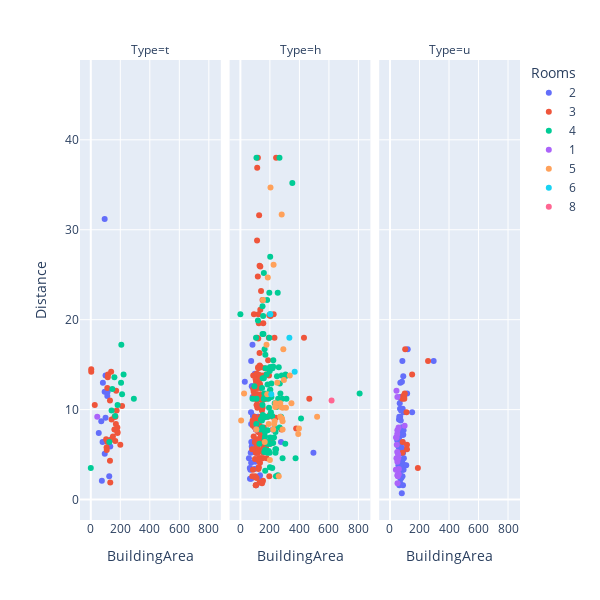

Notebook code for this chart:
### Markdown cell above
## Visualization 22: Scatter Plots with BuildingArea and Distance with color = rooms

### Code cell
fig = px.scatter(melb, x="BuildingArea",width =600,height = 600,
                  y="Distance", color="Rooms", facet_col="Type", )
fig.show()

### Figure 1 — Plotly figure (JSON) as saved in the notebook; plotly's stock layout.template omitted (floating-point values rounded to 4 significant figures; data arrays with more than 128 entries replaced by an {"elided": "..."} marker saying what was removed)
{"data": [{"hovertemplate": "Rooms=2<br>Type=t<br>BuildingArea=%{x}<br>Distance=%{y}<extra></extra>", "legendgroup": "2", "marker": {"color": "#636efa", "symbol": "circle"}, "mode": "markers", "name": "2", "orientation": "v", "showlegend": true, "type": "scatter", "x": [94.5, null, null, 127, null, 94, 75, null, 94, 82, 71, 100, 125, 100, null, 80, null, 132, 54, 104.6, null, 114, null, 112], "xaxis": "x", "y": [5.1, 25.5, 19.6, 6.6, 5.9, 12, 2.1, 12.9, 31.2, 13, 8.7, 9.1, 2.6, 13.8, 13.9, 6.4, 23, 5.9, 7.4, 12, 2.6, 12, 11.4, 11.5], "yaxis": "y"}, {"hovertemplate": "Rooms=2<br>Type=h<br>BuildingArea=%{x}<br>Distance=%{y}<extra></extra>", "legendgroup": "2", "marker": {"color": "#636efa", "symbol": "circle"}, "mode": "markers", "name": "2", "orientation": "v", "showlegend": false, "type": "scatter", "x": [null, 95, 495, null, 77, 83, 92, null, null, null, 128, null, null, null, 115, null, 110.0, 80, null, 107, null, null, 97, null, 73, null, 133, null, null, 58, null, 73, null, null, null, null, 107, null, 106, null, null, null, 219, null, 77, 72, 99, 82, null, 73, 65, null, null, 98, null, 128, null, null, null, null, 103, 275, 114, null, null, null, null, null, 119, null, 107, 80, null, 30, 74, null, 73, null, null, 88, null, 120, null, null, null, 110, null, null, null, null, 85, 70, null, 68, null, 119, null, null, 114, 101, 64, null, null, null], "xaxis": "x2", "y": [2.5, 3.4, 5.2, 6.4, 5.9, 11.4, 6.4, 7, 8.8, 9.5, 2.5, 9.5, 9.2, 8.8, 13.9, 4.5, 8.8, 6.3, 15.5, 8, 4.2, 5.2, 5.3, 11.2, 4.1, 7, 2.7, 13.9, 13, 4.6, 9.2, 8.4, 10.5, 4.5, 12.3, 3.5, 1.6, 1.8, 5.2, 10.7, 7.5, 3.2, 7.8, 5.2, 12.6, 9.7, 8.7, 17.2, 4.2, 15.4, 2.3, 2.5, 6.6, 14, 12.1, 2.5, 7, 10.5, 11.2, 12.1, 11.2, 6.4, 2.5, 3.5, 13.9, 7, 8.9, 23.8, 11.2, 11.2, 7.8, 12.6, 4.4, 13.1, 6.4, 7.8, 2.3, 4.6, 13.4, 5.4, 9.3, 9.2, 4.4, 2.5, 14.7, 8.5, 9.2, 9.9, 9.7, 5.5, 9.3, 5.2, 3.2, 3.3, 12.6, 3.5, 9.4, 8.8, 7.8, 4.2, 3.5, 6.3, 7.8, 3.8], "yaxis": "y2"}, {"hovertemplate": "Rooms=2<br>Type=u<br>BuildingArea=%{x}<br>Distance=%{y}<extra></extra>", "legendgroup": "2", "marker": {"color": "#636efa", "symbol": "circle"}, "mode": "markers", "name": "2", "orientation": "v", "showlegend": false, "type": "scatter", "x": {"elided": "155 int values"}, "xaxis": "x3", "y": {"elided": "155 float values"}, "yaxis": "y3"}, {"hovertemplate": "Rooms=3<br>Type=t<br>BuildingArea=%{x}<br>Distance=%{y}<extra></extra>", "legendgroup": "3", "marker": {"color": "#EF553B", "symbol": "circle"}, "mode": "markers", "name": "3", "orientation": "v", "showlegend": true, "type": "scatter", "x": [null, 3, 115, 27, 3, 132, 141, 117, null, null, null, 200, null, null, null, null, 107, 130, 104, 170, 172, null, null, 166, 180, null, null, null, null, 181, null, 167, 108, null, 175, null, 142, null, 150, 160, 161, 113, null, 181, 212, 138, 112, 130], "xaxis": "x", "y": [9.7, 14.2, 13.6, 10.5, 14.5, 1.9, 8.9, 13.9, 13.9, 11.7, 11.2, 6.1, 4.6, 21.5, 11.2, 7.9, 5.8, 11, 6.7, 8.4, 12.1, 6.5, 11.2, 6.5, 8, 4.6, 7.5, 10.2, 7.9, 7.4, 12.8, 9.2, 5.5, 4.3, 9.9, 9.2, 6.7, 2.6, 7, 7.8, 9.2, 6.4, 9, 7.5, 10.4, 14.2, 12.4, 4.3], "yaxis": "y"}, {"hovertemplate": "Rooms=3<br>Type=h<br>BuildingArea=%{x}<br>Distance=%{y}<extra></extra>", "legendgroup": "3", "marker": {"color": "#EF553B", "symbol": "circle"}, "mode": "markers", "name": "3", "orientation": "v", "showlegend": false, "type": "scatter", "x": {"elided": "336 float values"}, "xaxis": "x2", "y": {"elided": "336 float values"}, "yaxis": "y2"}, {"hovertemplate": "Rooms=3<br>Type=u<br>BuildingArea=%{x}<br>Distance=%{y}<extra></extra>", "legendgroup": "3", "marker": {"color": "#EF553B", "symbol": "circle"}, "mode": "markers", "name": "3", "orientation": "v", "showlegend": false, "type": "scatter", "x": [83, 150, 115, null, null, 85, null, null, 90, null, null, 103, null, null, null, 115, null, null, 86, 97, null, 112, 96, null, null, 100, null, 258, null, 189], "xaxis": "x3", "y": [11.2, 13.9, 6.1, 14.7, 12.1, 5.2, 4.6, 6.4, 11.5, 11.4, 8.4, 16.7, 13, 7.5, 11.2, 5.6, 8.2, 6.1, 6.4, 11.2, 10.6, 9.7, 11.4, 6.9, 9.1, 11.8, 11.2, 15.4, 11.2, 3.5], "yaxis": "y3"}, {"hovertemplate": "Rooms=4<br>Type=t<br>BuildingArea=%{x}<br>Distance=%{y}<extra></extra>", "legendgroup": "4", "marker": {"color": "#00cc96", "symbol": "circle"}, "mode": "markers", "name": "4", "orientation": "v", "showlegend": true, "type": "scatter", "x": [146, null, 205, null, 292, 207, null, 165, 160, 212, 181.6, 222, 0, 141, null, 126, null], "xaxis": "x", "y": [12.3, 17.9, 13, 9.3, 11.2, 17.2, 9.7, 9.3, 13.6, 11.7, 10.5, 13.9, 3.5, 9.9, 7.2, 6.4, 13.9], "yaxis": "y"}, {"hovertemplate": "Rooms=4<br>Type=h<br>BuildingArea=%{x}<br>Distance=%{y}<extra></extra>", "legendgroup": "4", "marker": {"color": "#00cc96", "symbol": "circle"}, "mode": "markers", "name": "4", "orientation": "v", "showlegend": false, "type": "scatter", "x": {"elided": "177 float values"}, "xaxis": "x2", "y": {"elided": "177 float values"}, "yaxis": "y2"}, {"hovertemplate": "Rooms=4<br>Type=u<br>BuildingArea=%{x}<br>Distance=%{y}<extra></extra>", "legendgroup": "4", "marker": {"color": "#00cc96", "symbol": "circle"}, "mode": "markers", "name": "4", "orientation": "v", "showlegend": false, "type": "scatter", "x": [null], "xaxis": "x3", "y": [8.9], "yaxis": "y3"}, {"hovertemplate": "Rooms=1<br>Type=t<br>BuildingArea=%{x}<br>Distance=%{y}<extra></extra>", "legendgroup": "1", "marker": {"color": "#ab63fa", "symbol": "circle"}, "mode": "markers", "name": "1", "orientation": "v", "showlegend": true, "type": "scatter", "x": [44], "xaxis": "x", "y": [9.2], "yaxis": "y"}, {"hovertemplate": "Rooms=1<br>Type=h<br>BuildingArea=%{x}<br>Distance=%{y}<extra></extra>", "legendgroup": "1", "marker": {"color": "#ab63fa", "symbol": "circle"}, "mode": "markers", "name": "1", "orientation": "v", "showlegend": false, "type": "scatter", "x": [107, null, null], "xaxis": "x2", "y": [7.8, 3.2, 1.8], "yaxis": "y2"}, {"hovertemplate": "Rooms=1<br>Type=u<br>BuildingArea=%{x}<br>Distance=%{y}<extra></extra>", "legendgroup": "1", "marker": {"color": "#ab63fa", "symbol": "circle"}, "mode": "markers", "name": "1", "orientation": "v", "showlegend": false, "type": "scatter", "x": [null, null, 56, 59, 50, 50, null, null, null, 58, null, null, 46, 44, 49, 49, 46, null, 53, null, null, 51, 40, null, null, null, 41, 44, 55, null, null, null, null, 45, null, null, 50, null, null, null, null, 99, 50, 60, null], "xaxis": "x3", "y": [6.7, 6.5, 4.6, 2.8, 7.7, 2.7, 8, 4.6, 1.5, 8, 3.3, 2.6, 6.1, 12.1, 7.3, 5.3, 3.3, 3.8, 2.6, 6.6, 3.4, 1.8, 3.3, 4.6, 3.3, 6.3, 6.9, 4.6, 5, 6.3, 11, 6.3, 8.2, 6.9, 3.8, 6.1, 11.4, 6.5, 2.8, 5.5, 7.2, 8.2, 4.2, 3.4, 5.2], "yaxis": "y3"}, {"hovertemplate": "Rooms=5<br>Type=h<br>BuildingArea=%{x}<br>Distance=%{y}<extra></extra>", "legendgroup": "5", "marker": {"color": "#FFA15A", "symbol": "circle"}, "mode": "markers", "name": "5", "orientation": "v", "showlegend": true, "type": "scatter", "x": [5, 392, 225, null, 309, 222, null, null, 286, 346, null, 270, 238, null, 275, 295, 232, 286, null, null, 204, 282, 165, 260, 286, 291, 182, null, 25, 270, null, 186, 397, 250, 177, 153, null, 520, 108, 192, null, null, null, 200, null, null, 335, null, null, null, 236, 229, 280], "xaxis": "x2", "y": [8.8, 7.3, 26.1, 15.5, 10.2, 7.8, 13.9, 7.2, 10.2, 10.7, 7.8, 9.2, 10.7, 12.9, 10.3, 13.3, 8.7, 8.7, 34.7, 8.9, 34.7, 9, 6.4, 2.6, 7.8, 16.7, 11.7, 9.9, 11.8, 10.7, 31.7, 24.7, 7.9, 13, 17.2, 22.2, 11.8, 9.2, 7.8, 8.4, 25, 12.4, 3.5, 4.4, 7.3, 15.5, 13.8, 3.3, 5.4, 4.2, 10.3, 8.4, 31.7], "yaxis": "y2"}, {"hovertemplate": "Rooms=6<br>Type=h<br>BuildingArea=%{x}<br>Distance=%{y}<extra></extra>", "legendgroup": "6", "marker": {"color": "#19d3f3", "symbol": "circle"}, "mode": "markers", "name": "6", "orientation": "v", "showlegend": true, "type": "scatter", "x": [209, 368, 202, null, 332], "xaxis": "x2", "y": [11.7, 14.2, 20.6, 16.7, 18], "yaxis": "y2"}, {"hovertemplate": "Rooms=8<br>Type=h<br>BuildingArea=%{x}<br>Distance=%{y}<extra></extra>", "legendgroup": "8", "marker": {"color": "#FF6692", "symbol": "circle"}, "mode": "markers", "name": "8", "orientation": "v", "showlegend": true, "type": "scatter", "x": [618], "xaxis": "x2", "y": [11], "yaxis": "y2"}], "layout": {"annotations": [{"font": {}, "showarrow": false, "text": "Type=t", "x": 0.16, "xanchor": "center", "xref": "paper", "y": 1, "yanchor": "bottom", "yref": "paper"}, {"font": {}, "showarrow": false, "text": "Type=h", "x": 0.5, "xanchor": "center", "xref": "paper", "y": 1, "yanchor": "bottom", "yref": "paper"}, {"font": {}, "showarrow": false, "text": "Type=u", "x": 0.84, "xanchor": "center", "xref": "paper", "y": 1, "yanchor": "bottom", "yref": "paper"}], "height": 600, "legend": {"title": {"text": "Rooms"}, "tracegroupgap": 0}, "margin": {"t": 60}, "width": 600, "xaxis": {"anchor": "y", "domain": [0, 0.32], "title": {"text": "BuildingArea"}}, "xaxis2": {"anchor": "y2", "domain": [0.34, 0.66], "matches": "x", "title": {"text": "BuildingArea"}}, "xaxis3": {"anchor": "y3", "domain": [0.68, 1.0], "matches": "x", "title": {"text": "BuildingArea"}}, "yaxis": {"anchor": "x", "domain": [0, 1], "title": {"text": "Distance"}}, "yaxis2": {"anchor": "x2", "domain": [0, 1], "matches": "y", "showticklabels": false}, "yaxis3": {"anchor": "x3", "domain": [0, 1], "matches": "y", "showticklabels": false}}}
